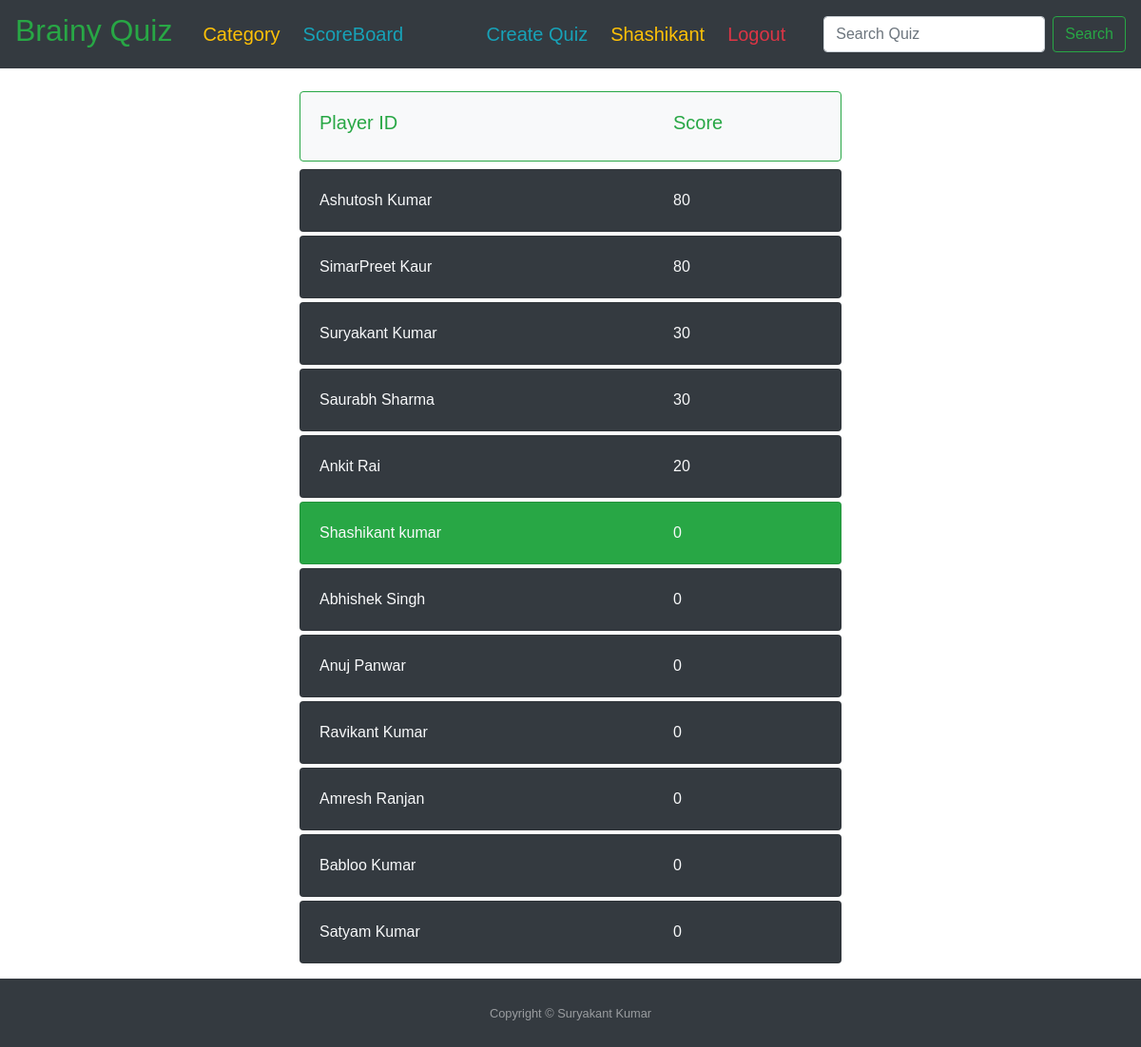
Screenshot of /scoreboard/ (signed in) with the database file from the repository.
### quiz/models.py (models this page shows, shortened)
class Scoreboard(models.Model):
    score = models.IntegerField(default=0)
    player = models.ForeignKey(User, null=False, blank=False, on_delete=models.CASCADE)
    class Meta:
        ordering = ['-score']

### quiz/views.py (the view)
# urls.py: path('scoreboard/', views.score_board, name='scoreboard'),
@login_required
def score_board(request):
    scoreboard = Scoreboard.objects.all()
    template = "quiz/scoreboard.html"
    context = {"scoreboard": scoreboard}
    return render(request, template, context)

### quiz/templates/quiz/scoreboard.html (shortened to what this page needs)
{% extends "base.html" %}
{% block content %}
<div class="col-8 col-md-6 mb-3 mx-auto mt-4 mb-2">
    <div class="card border-success bg-light text-success mb-2">
        <div class="card-body">
            <div class="row">
                <div class="col-12 col-md-8 pb-0">
                    <h5>Player ID</h5>
                </div>
                <div class="col-6 col-md-4 pb-0">
                    <h5>Score</h5>
                </div>
            </div>
        </div>
    </div>
    {% for each_score in scoreboard %}
    {% if each_score.player == user %}
    <div class="card bg-success text-light mb-1">
        {% else %}
        <div class="card bg-dark text-light mb-1">
            {% endif %}
            <div class="card-body">
                <div class="row">
                    <div class="col-12 col-md-8">
                        {{ each_score.player.first_name }} {{ each_score.player.last_name }}
                    </div>
                    <div class="col-6 col-md-4">{{ each_score.score }}</div>
                </div>
            </div>
        </div>
        {% endfor %}
    </div>
    {% endblock %}

### templates/navbar.html (shortened to what this page needs)
<nav style="font-family: Comic Sans MS, cursive, sans-serif;" class="navbar navbar-dark bg-dark navbar-expand-lg">
    <a class="navbar-brand text-success mr-4" href="/">
        <h2>Brainy Quiz</h2>
    </a>
    <div class="collapse navbar-collapse" id="navbarSupportedContent">
        <ul class="navbar-nav mr-auto">
            <li class="nav-item active">
                <a class="nav-link mr-2 pb-0 text-warning" href="{% url 'category-list' %}">
                    <h5>Category</h5>
                </a>
            </li>
            <li class="nav-item active">
                <a class="nav-link mr-2 pb-0 text-info" href="{% url 'scoreboard' %}">
                    <h5>ScoreBoard</h5>
                </a>
            </li>
        </ul>
        <div class="navbar-nav mr-4">
            {% if user.is_authenticated %}
            <a class="nav-item nav-link active text-info pb-0 mr-2" href="{% url 'quiz-create' %}">
                <h5>Create
                    Quiz</h5>
            </a>
            <a class="nav-item nav-link active text-warning pb-0 mr-2" href="{% url 'profile' %}">
                <h5>{{ user.first_name }}</h5>
            </a>
            <a class="nav-item nav-link active text-danger pb-0 mr-2" href="{% url 'logout' %}">
                <h5>Logout</h5>
            </a>
            {% endif %}
        </div>
        <div class="">
            <form class="form-inline my-2 my-lg-0">
                <input class="form-control mr-sm-2" type="search" name="q" placeholder="Search Quiz"
                    aria-label="Search">
                <button class="btn btn-outline-success my-2 my-sm-0" type="submit">Search</button>
            </form>
        </div>
    </div>
</nav>

### rows the page displays
Scoreboard: player.first_name "Ashutosh", player.last_name "Kumar", score "80"
Scoreboard: player.first_name "SimarPreet", player.last_name "Kaur", score "80"
Scoreboard: player.first_name "Suryakant", player.last_name "Kumar", score "30"
Scoreboard: player.first_name "Saurabh", player.last_name "Sharma", score "30"
Scoreboard: player.first_name "Ankit", player.last_name "Rai", score "20"
Scoreboard: player.first_name "Shashikant", player.last_name "kumar", score "0"
Scoreboard: player.first_name "Abhishek", player.last_name "Singh", score "0"
Scoreboard: player.first_name "Anuj", player.last_name "Panwar", score "0"
Scoreboard: player.first_name "Ravikant", player.last_name "Kumar", score "0"
Scoreboard: player.first_name "Amresh", player.last_name "Ranjan", score "0"
Scoreboard: player.first_name "Babloo", player.last_name "Kumar", score "0"
Scoreboard: player.first_name "Satyam", player.last_name "Kumar", score "0"

### other values shown
{{ user.first_name }} "Shashikant"
